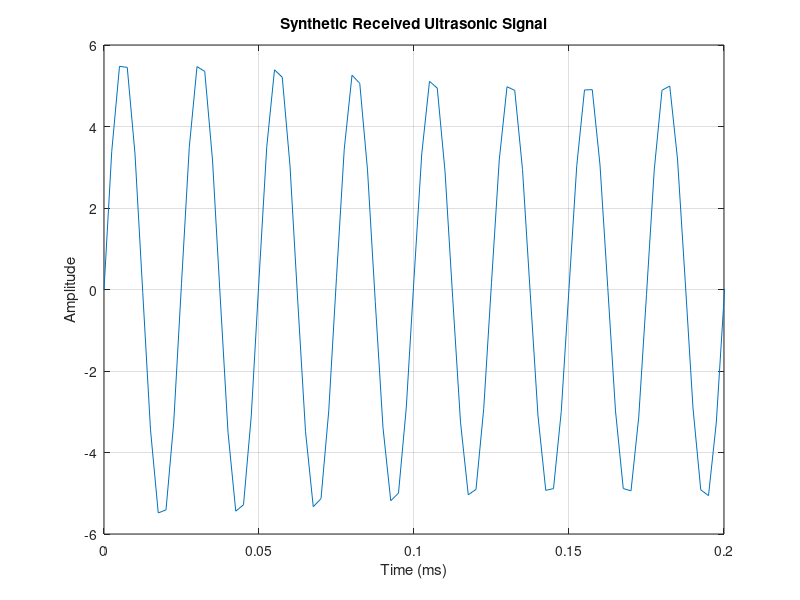
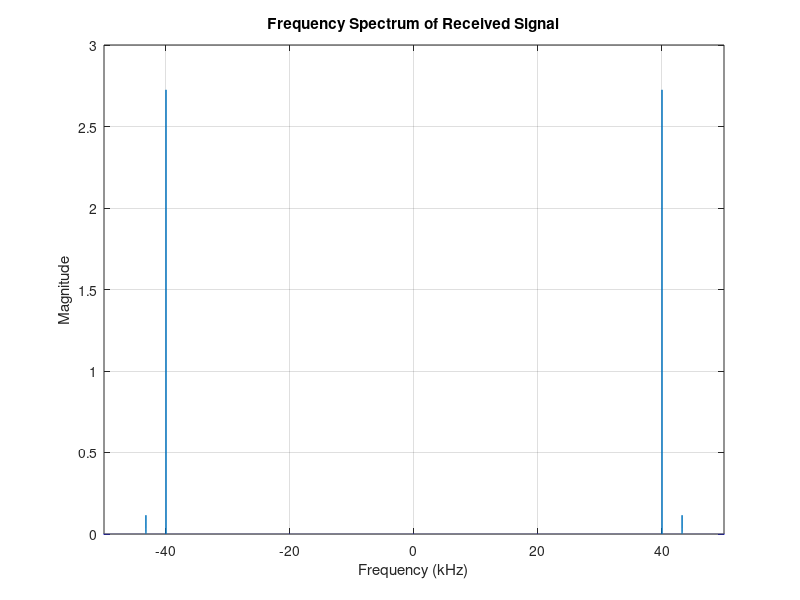
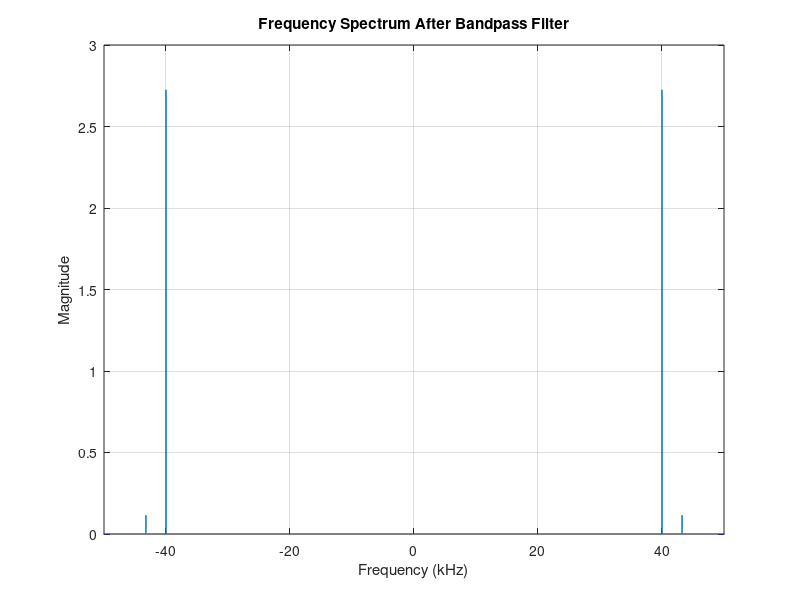
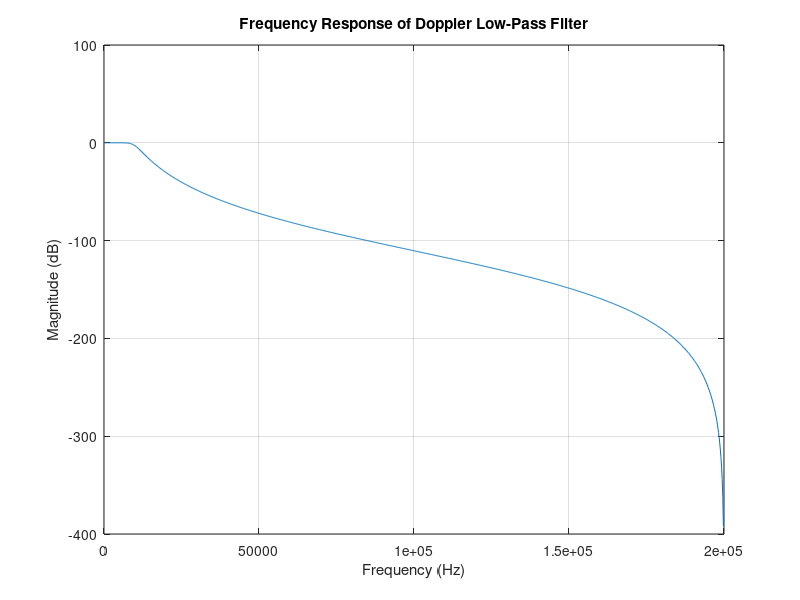

These charts were generated, in order, by the following MATLAB code: (Note: this script raises an error after producing the figures.)
%% Synthetic Received Signal for CW Ultrasonic Radar
clear;
clc;
close all;

fc = 40e3; % Transmitter carrier frequency
c = 343; % Speed of sound in air

target_speed_kmh = 50;
v = target_speed_kmh / 3.6; % Convert to m/s
fd = (2 * v * fc) / c; % Doppler frequency

% Received echo for a target moving TOWARDS the radar
fr = fc + fd;

fprintf('Target speed: %.2f km/h\n', target_speed_kmh);
fprintf('Target speed: %.2f m/s\n', v);
fprintf('Doppler frequency: %.2f Hz\n', fd);
fprintf('Echo frequency: %.2f Hz\n', fr);

% Sampling
Fs = 400e3; % Sampling frequency = 400 kHz (400 000 samples every second OR one sample every 2.5 us)
duration = 1; % Generate the synthetic signal for 5 ms

t = 0:1/Fs:duration-1/Fs; % Start at t=0 with 25us between samples until (5 ms-25 us) giving exactly 5 ms of samples

A_carrier = 10.9/2; % Amplitude of transmitted carrier
A_echo = 0.3; % Amplitude of reflected echo -- MADE UP VALUE

carrier = A_carrier * sin(2*pi*fc*t);
echo = A_echo * sin(2*pi*fr*t);

received_signal = carrier + echo;

% Plotting time signal
figure;
plot(t*1e3, received_signal); % Change time values from us to ms
xlabel('Time (ms)');
ylabel('Amplitude');
title('Synthetic Received Ultrasonic Signal');
grid on;
xlim([0 0.2]);


% Plotting frequency spectrum
N = length(received_signal); % Number of samples in the received signal
Y = fft(received_signal); % Calculate FFT

twoSidedMagnitude = abs(Y/N); % Normalised and find magnitude
frequencyAxis = Fs*(-N/2:N/2-1)/N; % Frequency axis for positive and negative frequencies
twoSidedMagnitude = fftshift(twoSidedMagnitude); % Shift zero frequency to centre

figure;
plot(frequencyAxis/1e3, twoSidedMagnitude);
xlabel('Frequency (kHz)');
ylabel('Magnitude');
title('Frequency Spectrum of Received Signal');
grid on;
xlim([-50 50]);

% % Plotting frequency spectrum
% N = length(received_signal); % Number of samples in the received signal
% Y = fft(received_signal); % Calculate FFT (convert from time domain to frequency domain) - will contain positive and negative frequencies
% 
% doubleSidedMagnitude = abs(Y/N); % Normalise FFT by the number of samples and take absolute value to get magnitude
% % P1 = P2(1:N/2+1); % Keep only positive-frequency half
% singleSidedMagnitude = doubleSidedMagnitude(1:N/2); % Keep only positive-frequency half
% 
% P1(2:end-1) = 2*P1(2:end-1); % Double the magnitude of the positive components because the negative half was removed
% % f = Fs*(0:(N/2))/N; % Create frequency axis
% f = Fs*(0:(N/2-1))/N; % Create frequency axis
% figure;
% plot(f/1e3, P1); 
% xlabel('Frequency (kHz)');
% ylabel('Magnitude');
% title('Frequency Spectrum of Received Signal');
% grid on;
% 
% xlim([35 47]);


%% 30-50 kHz Bandpass filter
[b_bandpass, a_bandpass] = butter(4, [30e3 50e3]/(Fs/2), 'bandpass'); % Fs/2 is Nyquist frequency
bandpassed_signal = filtfilt(b_bandpass, a_bandpass, received_signal);

freq_bandpass = fft(bandpassed_signal);
twoSidedMagnitude_bandpass = abs(freq_bandpass/N);
twoSidedMagnitude_bandpass = fftshift(twoSidedMagnitude_bandpass);

figure;
plot(frequencyAxis/1e3, twoSidedMagnitude_bandpass);
xlabel('Frequency (kHz)');
ylabel('Magnitude');
title('Frequency Spectrum After Bandpass Filter');
grid on;
xlim([-50 50]);

%% 40 kHz notch filter
[b_notch, a_notch] = butter(4, [39.9e3 40.1e3]/(Fs/2), 'stop');
notched_signal = filtfilt(b_notch, a_notch, bandpassed_signal);

% %% Frequency spectrum of notched signal
% Y_notched = fft(notched_signal);
% twoSidedMagnitude_notched = abs(Y_notched/N);
% twoSidedMagnitude_notched = fftshift(twoSidedMagnitude_notched);
% 
% figure;
% plot(frequencyAxis/1e3, twoSidedMagnitude_notched);
% xlabel('Frequency (kHz)');
% ylabel('Magnitude');
% title('Frequency Spectrum After Notch Filter');
% grid on;
% xlim([-50 50]);
% ylim([0 0.35]);

%% Downmixing
I_beforeLPF = notched_signal.*cos(2*pi*fc*t);
Q_beforeLPF = notched_signal.*-sin(2*pi*fc*t);

% Low-pass filter the mixed signals to isolate Doppler components
cutoffFrequency = 10e3;
[b, a] = butter(5, cutoffFrequency/(Fs/2));

% Frequency response of LPF
[h, f] = freqz(b, a, 1024, Fs);
figure;
plot(f, 20*log10(abs(h)));
grid on;
title('Frequency Response of Doppler Low-Pass Filter');
xlabel('Frequency (Hz)');
ylabel('Magnitude (dB)');
xlim([0 Fs/2]);

I_afterLPF = filtfilt(b, a, I_beforeLPF);
Q_afterLPF = filtfilt(b, a, Q_beforeLPF);

%% Extract Doppler phase and estimate instantaneous frequency
complexBaseband = I_afterLPF + 1i*Q_afterLPF;
% baseband_magnitude = sqrt(I_afterLPF.^2 + Q_afterLPF.^2);

N_baseband = length(complexBaseband);  
f_baseband = (-N_baseband/2:N_baseband/2-1)*(Fs/N_baseband);  

baseband_FFT = fft(complexBaseband);
baseband_FFTShifted = fftshift(baseband_FFT);

figure; % Figure 5
plot(f_baseband/1e3, abs(baseband_FFTShifted)/N_baseband);
xlabel('Frequency (kHz)', 'fontsize', 12);
ylabel('Magnitude', 'fontsize', 12);
title('FFT Shift of Baseband Signal', 'fontsize', 12);
grid on;
xlim([-5 5]);

%% Spectrogram of Doppler signal
W = 1024; % Window length -- each section used to calculate the spectrogram contains 1024 samples
% each sample is 1/400000 = 2.5 us so 1024 samples correspond to = 2.56 ms

O = 512; % 50% overlap means consecutive windows overlap by 512 samples
nfft = 4096; % FFT length -- 4096 point FFT for each 1024 sample window
% 4096/400000 = 97.7 Hz so the frequency bins go 97.7, 195.4, 293.1 etc
w = hamming(W); % Hamming window gradually reduces the signal toward the edges -- reduce spectral leakage

% Calculate spectrogram
[S, F, T] = spectrogram(complexBaseband, w, O, nfft, Fs, 'centered'); % 'S' contains the complex FFT results for every window
S_dB = 20*log10(abs(S) + eps); % Convert magnitude to dB
% 'eps' is an extremely small positive number in MATLAB to prevent calculating log10(0)

figure;
imagesc(T, F/1e3, S_dB); % Displays the matrix as an image
axis xy;

xlabel('Time (s)');
ylabel('Frequency (kHz)');
title('Spectrogram of Doppler Signal');

colorbar;
ylim([-5 5]);
